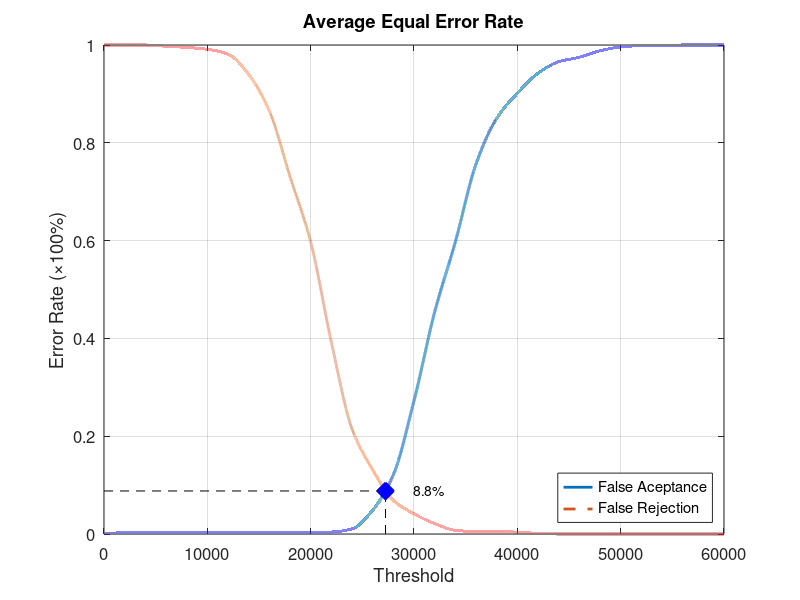
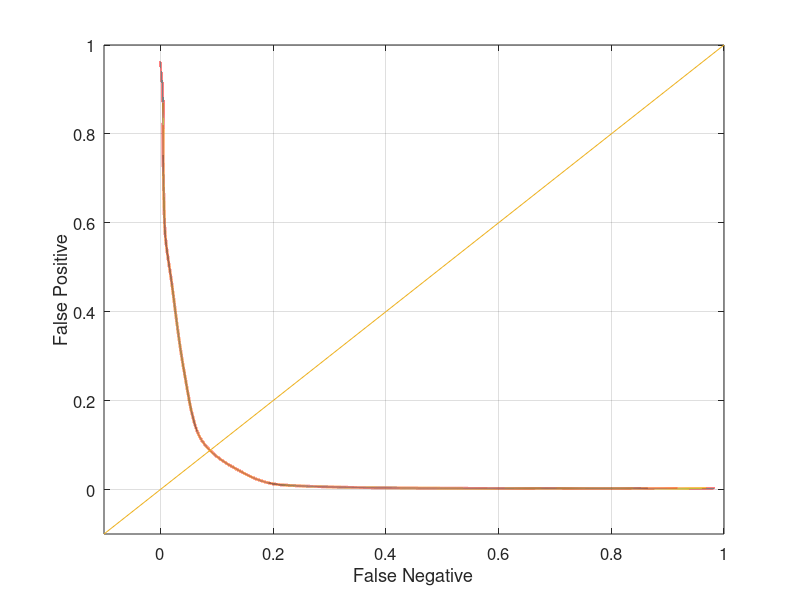

These charts were generated, in order, by the following MATLAB code:
function yEER = Experiment3Average
close all;
clear;
clc;
x = 0:2000:60000;
xq = 0:0.5:60000;

y0 = [0 0.00263158 0.00263158 0.00263158 0.00263158 0.00263158 0.00263158 0.00263158 0.00263158 0.00263158 0.00263158 0.00394737 0.0105263 0.0486842 0.121053 0.272368 0.453947 0.597368 0.756579 0.85 0.901316 0.942105 0.965789 0.975 0.988158 0.996053 0.998684 0.998684 1 1 1];
yy0 = interp1(x, y0, xq, 'pchip');
y1 = [1 1 1 0.9975 0.995 0.99125 0.98125 0.94 0.865 0.73125 0.5975 0.3925 0.215 0.13125 0.06875 0.04125 0.02125 0.0075 0.005 0.005 0.00375 0.00125 0 0 0 0 0 0 0 0 0];
yy1 = interp1(x, y1, xq, 'pchip');

% Calculating EER: 
y2 = abs(y0 - y1);
find(y2 == min(y2))
yy2 = abs(yy0 - yy1);
xEER = find(yy2 == min(yy2));
xEERIndex = xq(xEER) % X-axis EER
yEER = yy0(xEER) % Y-axis EER

main = figure
plot(xq, yy0,'-','LineWidth', 2);	hold on
plot(xq, yy1,'--','LineWidth', 2);	hold on
plot([xEERIndex xEERIndex], [0 yEER], 'k--');	hold on
plot([0 xEERIndex], [yEER yEER], 'k--');	hold on
plot(xEERIndex, yEER, 'bx', 'LineWidth', 10);	hold on
text(xEERIndex + 10 * xEERIndex / 100, yEER, [num2str(round((10000 * yEER)) / 100) '%'])
legend('False Aceptance', 'False Rejection', 'Location', 'SouthEast')
xlabel('Threshold')
ylabel('Error Rate (\times100%)')
title('Average Equal Error Rate')
set(gca, 'FontSize', 12)
axis([0 60000 0 1])
grid on

print(main, 'Experiment3AverageMain', '-dpng');
FNRxFPR = figure('Color', [1 1 1]);
plot(yy1, yy0, '-', yy1, yy0, 'LineWidth', 2);
hold on
y = -0.1:0.1:1
plot(y, y); 
set(gca, 'FontSize', 12)
xlabel('False Negative')
ylabel('False Positive')
axis([-0.1 1 -0.1 1])
set(gca, 'FontSize', 12)
grid on

print(FNRxFPR, 'Experiment3AverageFNRxFPR','-dpng');
end
